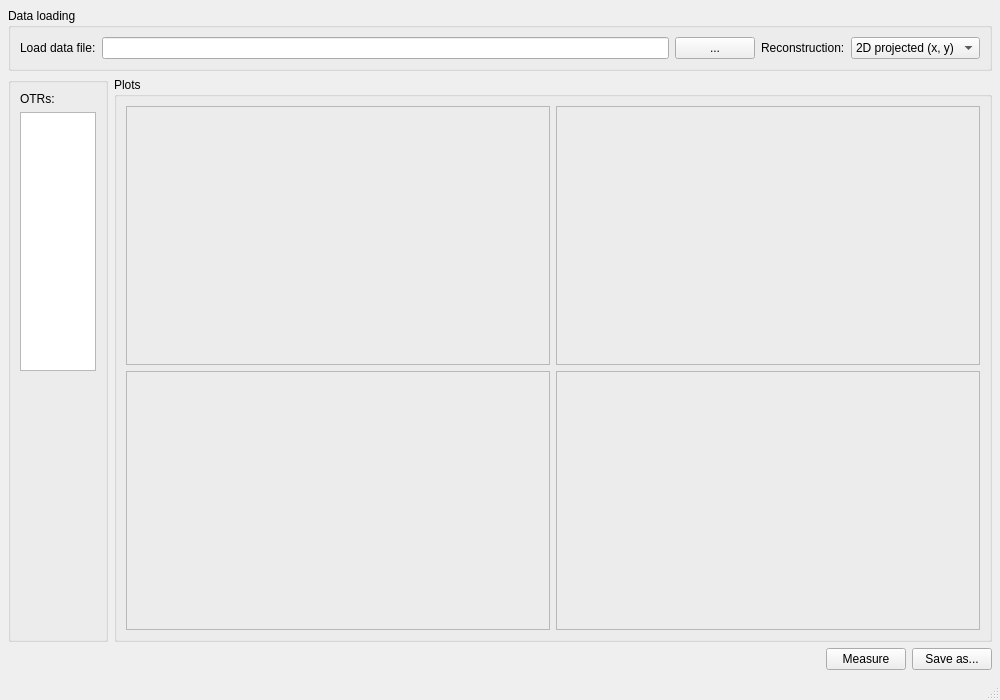
<?xml version="1.0" encoding="UTF-8"?>
<ui version="4.0">
 <class>EmittMeasMainWindow</class>
 <widget class="QMainWindow" name="EmittMeasMainWindow">
  <property name="geometry">
   <rect>
    <x>0</x>
    <y>0</y>
    <width>1000</width>
    <height>700</height>
   </rect>
  </property>
  <property name="windowTitle">
   <string>Emittance Measurement</string>
  </property>

  <widget class="QWidget" name="centralwidget">
   <layout class="QVBoxLayout" name="mainVerticalLayout">
    <property name="leftMargin">
     <number>8</number>
    </property>
    <property name="topMargin">
     <number>8</number>
    </property>
    <property name="rightMargin">
     <number>8</number>
    </property>
    <property name="bottomMargin">
     <number>8</number>
    </property>

    <!-- Optics -->
    <item>
     <widget class="QGroupBox" name="groupBoxDataOptics">
      <property name="title">
       <string>Data loading</string>
      </property>
      <layout class="QGridLayout" name="gridLayoutDataOptics">

       <!-- Load Twiss file -->
       <item row="1" column="0">
        <widget class="QLabel" name="labelTwissFile">
         <property name="text">
          <string>Load data file:</string>
         </property>
        </widget>
       </item>
       <item row="1" column="1">
        <widget class="QLineEdit" name="twissFileLineEdit">
         <property name="readOnly">
          <bool>true</bool>
         </property>
        </widget>
       </item>
       <item row="1" column="2">
        <widget class="QPushButton" name="loadTwissButton">
         <property name="text">
          <string>...</string>
         </property>
        </widget>
       </item>

       <!-- Algorithm -->
       <item row="1" column="3">
        <widget class="QLabel" name="labelAlgorithm">
         <property name="text">
          <string>Reconstruction:</string>
         </property>
        </widget>
       </item>
       <item row="1" column="4">
        <widget class="QComboBox" name="algorithmComboBox">
         <item>
          <property name="text">
           <string>2D projected (x, y)</string>
          </property>
         </item>
         <item>
          <property name="text">
           <string>4D with coupling</string>
          </property>
         </item>
        </widget>
       </item>

      </layout>
     </widget>
    </item>

    <item>
     <layout class="QHBoxLayout" name="middleHorizontalLayout">

      <item>
       <widget class="QGroupBox" name="groupBoxControls">
        <property name="maximumSize">
         <size>
          <width>100</width>
          <height>1000</height>
         </size>
        </property>
        <layout class="QVBoxLayout" name="controlsLayout">

         <item>
          <widget class="QLabel" name="labelScreensUsed">
           <property name="text">
            <string>OTRs:</string>
           </property>
          </widget>
         </item>
         <item>
          <widget class="QListWidget" name="screensListWidget">
           <property name="minimumSize">
            <size>
             <width>20</width>
             <height>120</height>
            </size>
           </property>
           <property name="maximumSize">
            <size>
             <width>200</width>
             <height>16777215</height>
            </size>
           </property>
          </widget>
         </item>

         <item>
          <spacer name="controlsSpacer">
           <property name="orientation">
            <enum>Qt::Vertical</enum>
           </property>
           <property name="sizeHint">
            <size>
             <width>20</width>
             <height>40</height>
            </size>
           </property>
          </spacer>
         </item>
        </layout>
       </widget>
      </item>

      <!-- RIGHT: PLOTS -->
      <item>
       <widget class="QGroupBox" name="groupBoxPlots">
        <property name="title">
         <string>Plots</string>
        </property>
        <layout class="QGridLayout" name="gridLayoutPlots">
         <item row="0" column="0">
          <widget class="QFrame" name="plotFrame11">
           <property name="frameShape">
            <enum>QFrame::StyledPanel</enum>
           </property>
           <property name="frameShadow">
            <enum>QFrame::Sunken</enum>
           </property>
          </widget>
         </item>
         <item row="0" column="1">
          <widget class="QFrame" name="plotFrame12">
           <property name="frameShape">
            <enum>QFrame::StyledPanel</enum>
           </property>
           <property name="frameShadow">
            <enum>QFrame::Sunken</enum>
           </property>
          </widget>
         </item>
         <item row="1" column="0">
          <widget class="QFrame" name="plotFrame21">
           <property name="frameShape">
            <enum>QFrame::StyledPanel</enum>
           </property>
           <property name="frameShadow">
            <enum>QFrame::Sunken</enum>
           </property>
          </widget>
         </item>
         <item row="1" column="1">
          <widget class="QFrame" name="plotFrame22">
           <property name="frameShape">
            <enum>QFrame::StyledPanel</enum>
           </property>
           <property name="frameShadow">
            <enum>QFrame::Sunken</enum>
           </property>
          </widget>
         </item>
        </layout>
       </widget>
      </item>

     </layout>
    </item>


    <!-- BOTTOM BUTTONS -->
    <item>
     <layout class="QHBoxLayout" name="bottomButtonsLayout">
      <item>
       <spacer name="bottomSpacer">
        <property name="orientation">
         <enum>Qt::Horizontal</enum>
        </property>
        <property name="sizeHint">
         <size>
          <width>40</width>
          <height>20</height>
         </size>
        </property>
       </spacer>
      </item>
      <item>
       <widget class="QPushButton" name="measureButton">
        <property name="text">
         <string>Measure</string>
        </property>
       </widget>
      </item>
      <item>
       <widget class="QPushButton" name="exportButton">
        <property name="text">
         <string>Save as...</string>
        </property>
       </widget>
      </item>

     </layout>
    </item>

   </layout>
  </widget>

  <widget class="QMenuBar" name="menubar">
   <property name="geometry">
    <rect>
     <x>0</x>
     <y>0</y>
     <width>1000</width>
     <height>21</height>
    </rect>
   </property>
  </widget>
  <widget class="QStatusBar" name="statusbar"/>

 </widget>
 <resources/>
 <connections/>
</ui>
